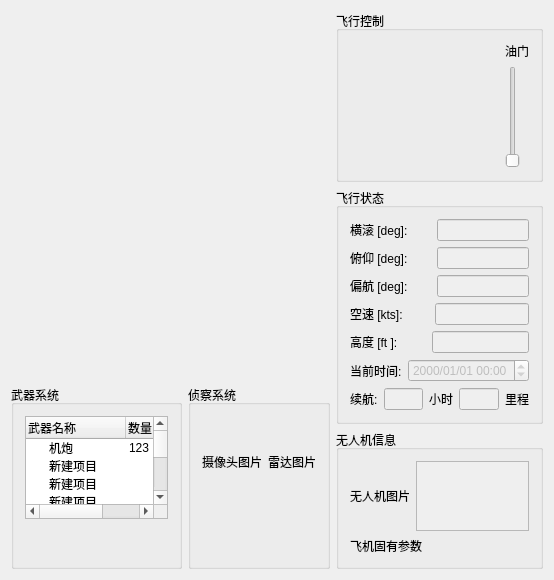
<?xml version="1.0" encoding="UTF-8"?>
<ui version="4.0">
 <class>MainDialog</class>
 <widget class="QDialog" name="MainDialog">
  <property name="geometry">
   <rect>
    <x>0</x>
    <y>0</y>
    <width>554</width>
    <height>580</height>
   </rect>
  </property>
  <property name="windowTitle">
   <string>UVAClient</string>
  </property>
  <layout class="QHBoxLayout" name="horizontalLayout_13" stretch="2,1">
   <item>
    <layout class="QVBoxLayout" name="verticalLayout_7" stretch="2,1">
     <item>
      <widget class="WidgetPFD" name="widgetPFD" native="true"/>
     </item>
     <item>
      <layout class="QHBoxLayout" name="horizontalLayout_6" stretch="2,1">
       <item>
        <widget class="QGroupBox" name="groupBox">
         <property name="title">
          <string>武器系统</string>
         </property>
         <layout class="QVBoxLayout" name="verticalLayout_4">
          <item>
           <layout class="QVBoxLayout" name="verticalLayout_3">
            <item>
             <widget class="QTreeWidget" name="weapenTreeWidget">
              <column>
               <property name="text">
                <string>武器名称</string>
               </property>
              </column>
              <column>
               <property name="text">
                <string>数量</string>
               </property>
              </column>
              <item>
               <property name="text">
                <string>机炮</string>
               </property>
               <property name="text">
                <string>123</string>
               </property>
              </item>
              <item>
               <property name="text">
                <string>新建项目</string>
               </property>
              </item>
              <item>
               <property name="text">
                <string>新建项目</string>
               </property>
              </item>
              <item>
               <property name="text">
                <string>新建项目</string>
               </property>
              </item>
              <item>
               <property name="text">
                <string>新建项目</string>
               </property>
              </item>
              <item>
               <property name="text">
                <string>新建项目</string>
               </property>
              </item>
              <item>
               <property name="text">
                <string>新建项目</string>
               </property>
              </item>
              <item>
               <property name="text">
                <string>新建项目</string>
               </property>
              </item>
              <item>
               <property name="text">
                <string>新建项目</string>
               </property>
              </item>
              <item>
               <property name="text">
                <string>新建项目</string>
               </property>
              </item>
              <item>
               <property name="text">
                <string>新建项目</string>
               </property>
              </item>
              <item>
               <property name="text">
                <string>新建项目</string>
               </property>
              </item>
              <item>
               <property name="text">
                <string>新建项目</string>
               </property>
              </item>
              <item>
               <property name="text">
                <string>新建项目</string>
               </property>
              </item>
              <item>
               <property name="text">
                <string>新建项目</string>
               </property>
              </item>
             </widget>
            </item>
            <item>
             <layout class="QHBoxLayout" name="horizontalLayout_4">
              <item>
               <spacer name="horizontalSpacer">
                <property name="orientation">
                 <enum>Qt::Horizontal</enum>
                </property>
                <property name="sizeType">
                 <enum>QSizePolicy::Expanding</enum>
                </property>
                <property name="sizeHint" stdset="0">
                 <size>
                  <width>160</width>
                  <height>20</height>
                 </size>
                </property>
               </spacer>
              </item>
              <item>
               <widget class="QPushButton" name="fireButton">
                <property name="sizePolicy">
                 <sizepolicy hsizetype="Expanding" vsizetype="Expanding">
                  <horstretch>0</horstretch>
                  <verstretch>0</verstretch>
                 </sizepolicy>
                </property>
                <property name="minimumSize">
                 <size>
                  <width>30</width>
                  <height>30</height>
                 </size>
                </property>
                <property name="styleSheet">
                 <string notr="true">#fireButton {
	background-color: transparent;
	border-image: url(:/images/buttons/launch);
	background: none;
	border: none;
	background-repeat: none;
}

#fireButton:pressed {
	border-image:url(:/images/buttons/launchPressed);
}</string>
                </property>
                <property name="text">
                 <string/>
                </property>
               </widget>
              </item>
             </layout>
            </item>
           </layout>
          </item>
         </layout>
        </widget>
       </item>
       <item>
        <widget class="QGroupBox" name="groupBox_2">
         <property name="title">
          <string>侦察系统</string>
         </property>
         <layout class="QVBoxLayout" name="verticalLayout" stretch="3,0,1">
          <item>
           <layout class="QHBoxLayout" name="horizontalLayout_2">
            <item>
             <widget class="QLabel" name="cameraLabel">
              <property name="text">
               <string>摄像头图片</string>
              </property>
             </widget>
            </item>
            <item>
             <widget class="QLabel" name="radarLabel">
              <property name="text">
               <string>雷达图片</string>
              </property>
             </widget>
            </item>
           </layout>
          </item>
          <item>
           <spacer name="verticalSpacer">
            <property name="orientation">
             <enum>Qt::Vertical</enum>
            </property>
            <property name="sizeType">
             <enum>QSizePolicy::Preferred</enum>
            </property>
            <property name="sizeHint" stdset="0">
             <size>
              <width>17</width>
              <height>10</height>
             </size>
            </property>
           </spacer>
          </item>
          <item>
           <layout class="QHBoxLayout" name="horizontalLayout_3">
            <item>
             <widget class="SwitchButton" name="cameraButton" native="true"/>
            </item>
            <item>
             <widget class="SwitchButton" name="radarButton" native="true"/>
            </item>
           </layout>
          </item>
         </layout>
        </widget>
       </item>
      </layout>
     </item>
    </layout>
   </item>
   <item>
    <layout class="QVBoxLayout" name="verticalLayout_8" stretch="2,2,1">
     <item>
      <widget class="QGroupBox" name="groupBox_5">
       <property name="title">
        <string>飞行控制</string>
       </property>
       <layout class="QHBoxLayout" name="horizontalLayout_14" stretch="5,1">
        <item>
         <widget class="AircraftController" name="UAV_rollAndPitchController" native="true"/>
        </item>
        <item>
         <layout class="QVBoxLayout" name="verticalLayout_6">
          <item>
           <widget class="QLabel" name="label_12">
            <property name="text">
             <string>油门</string>
            </property>
           </widget>
          </item>
          <item>
           <widget class="QSlider" name="accelerator">
            <property name="orientation">
             <enum>Qt::Vertical</enum>
            </property>
           </widget>
          </item>
         </layout>
        </item>
       </layout>
      </widget>
     </item>
     <item>
      <widget class="QGroupBox" name="groupBox_4">
       <property name="title">
        <string>飞行状态</string>
       </property>
       <layout class="QVBoxLayout" name="verticalLayout_5">
        <item>
         <layout class="QHBoxLayout" name="horizontalLayout">
          <item>
           <widget class="QLabel" name="label">
            <property name="text">
             <string>横滚 [deg]:</string>
            </property>
           </widget>
          </item>
          <item>
           <spacer name="horizontalSpacer_2">
            <property name="orientation">
             <enum>Qt::Horizontal</enum>
            </property>
            <property name="sizeHint" stdset="0">
             <size>
              <width>40</width>
              <height>20</height>
             </size>
            </property>
           </spacer>
          </item>
          <item>
           <widget class="QLineEdit" name="lineEdit">
            <property name="enabled">
             <bool>false</bool>
            </property>
           </widget>
          </item>
         </layout>
        </item>
        <item>
         <layout class="QHBoxLayout" name="horizontalLayout_5">
          <item>
           <widget class="QLabel" name="label_4">
            <property name="text">
             <string>俯仰 [deg]:</string>
            </property>
           </widget>
          </item>
          <item>
           <spacer name="horizontalSpacer_3">
            <property name="orientation">
             <enum>Qt::Horizontal</enum>
            </property>
            <property name="sizeHint" stdset="0">
             <size>
              <width>40</width>
              <height>20</height>
             </size>
            </property>
           </spacer>
          </item>
          <item>
           <widget class="QLineEdit" name="lineEdit_2">
            <property name="enabled">
             <bool>false</bool>
            </property>
           </widget>
          </item>
         </layout>
        </item>
        <item>
         <layout class="QHBoxLayout" name="horizontalLayout_8">
          <item>
           <widget class="QLabel" name="label_7">
            <property name="text">
             <string>偏航 [deg]:</string>
            </property>
           </widget>
          </item>
          <item>
           <spacer name="horizontalSpacer_4">
            <property name="orientation">
             <enum>Qt::Horizontal</enum>
            </property>
            <property name="sizeHint" stdset="0">
             <size>
              <width>40</width>
              <height>20</height>
             </size>
            </property>
           </spacer>
          </item>
          <item>
           <widget class="QLineEdit" name="lineEdit_3">
            <property name="enabled">
             <bool>false</bool>
            </property>
           </widget>
          </item>
         </layout>
        </item>
        <item>
         <layout class="QHBoxLayout" name="horizontalLayout_9">
          <item>
           <widget class="QLabel" name="label_8">
            <property name="text">
             <string>空速 [kts]:</string>
            </property>
           </widget>
          </item>
          <item>
           <spacer name="horizontalSpacer_5">
            <property name="orientation">
             <enum>Qt::Horizontal</enum>
            </property>
            <property name="sizeHint" stdset="0">
             <size>
              <width>40</width>
              <height>20</height>
             </size>
            </property>
           </spacer>
          </item>
          <item>
           <widget class="QLineEdit" name="lineEdit_4">
            <property name="enabled">
             <bool>false</bool>
            </property>
           </widget>
          </item>
         </layout>
        </item>
        <item>
         <layout class="QHBoxLayout" name="horizontalLayout_10">
          <item>
           <widget class="QLabel" name="label_9">
            <property name="text">
             <string>高度 [ft ]:</string>
            </property>
           </widget>
          </item>
          <item>
           <spacer name="horizontalSpacer_6">
            <property name="orientation">
             <enum>Qt::Horizontal</enum>
            </property>
            <property name="sizeHint" stdset="0">
             <size>
              <width>40</width>
              <height>20</height>
             </size>
            </property>
           </spacer>
          </item>
          <item>
           <widget class="QLineEdit" name="lineEdit_5">
            <property name="enabled">
             <bool>false</bool>
            </property>
           </widget>
          </item>
         </layout>
        </item>
        <item>
         <layout class="QHBoxLayout" name="horizontalLayout_7" stretch="1,0,2">
          <item>
           <widget class="QLabel" name="label_2">
            <property name="text">
             <string>当前时间:</string>
            </property>
           </widget>
          </item>
          <item>
           <spacer name="horizontalSpacer_12">
            <property name="orientation">
             <enum>Qt::Horizontal</enum>
            </property>
            <property name="sizeHint" stdset="0">
             <size>
              <width>40</width>
              <height>20</height>
             </size>
            </property>
           </spacer>
          </item>
          <item>
           <widget class="QDateTimeEdit" name="dateTimeEdit">
            <property name="enabled">
             <bool>false</bool>
            </property>
            <property name="displayFormat">
             <string>yyyy/MM/dd HH:mm</string>
            </property>
           </widget>
          </item>
         </layout>
        </item>
        <item>
         <layout class="QHBoxLayout" name="horizontalLayout_11">
          <item>
           <widget class="QLabel" name="label_3">
            <property name="text">
             <string>续航:</string>
            </property>
           </widget>
          </item>
          <item>
           <widget class="QLineEdit" name="lineEdit_6">
            <property name="enabled">
             <bool>false</bool>
            </property>
           </widget>
          </item>
          <item>
           <widget class="QLabel" name="label_5">
            <property name="text">
             <string>小时</string>
            </property>
           </widget>
          </item>
          <item>
           <widget class="QLineEdit" name="lineEdit_7">
            <property name="enabled">
             <bool>false</bool>
            </property>
           </widget>
          </item>
          <item>
           <widget class="QLabel" name="label_6">
            <property name="text">
             <string>里程</string>
            </property>
           </widget>
          </item>
         </layout>
        </item>
       </layout>
      </widget>
     </item>
     <item>
      <widget class="QGroupBox" name="groupBox_3">
       <property name="title">
        <string>无人机信息</string>
       </property>
       <layout class="QVBoxLayout" name="verticalLayout_2" stretch="2,1">
        <item>
         <layout class="QHBoxLayout" name="horizontalLayout_12">
          <item>
           <widget class="QLabel" name="label_10">
            <property name="text">
             <string>无人机图片</string>
            </property>
           </widget>
          </item>
          <item>
           <widget class="QTextEdit" name="textEdit">
            <property name="enabled">
             <bool>false</bool>
            </property>
           </widget>
          </item>
         </layout>
        </item>
        <item>
         <widget class="QLabel" name="label_11">
          <property name="text">
           <string>飞机固有参数</string>
          </property>
         </widget>
        </item>
       </layout>
      </widget>
     </item>
    </layout>
   </item>
  </layout>
 </widget>
 <layoutdefault spacing="6" margin="11"/>
 <customwidgets>
  <customwidget>
   <class>WidgetPFD</class>
   <extends>QWidget</extends>
   <header>widgets/widgetpfd.h</header>
   <container>1</container>
  </customwidget>
  <customwidget>
   <class>SwitchButton</class>
   <extends>QWidget</extends>
   <header>components/switchbutton.h</header>
   <container>1</container>
  </customwidget>
  <customwidget>
   <class>AircraftController</class>
   <extends>QWidget</extends>
   <header>components/aircraftcontroller.h</header>
   <container>1</container>
  </customwidget>
 </customwidgets>
 <resources/>
 <connections/>
</ui>
